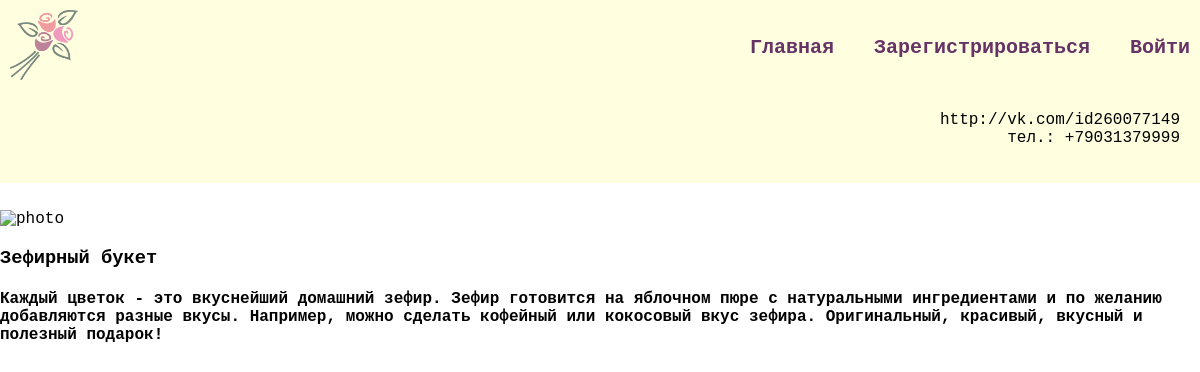
The app's page /home/1/ with its own data.
### sweets/models.py (models this page shows, shortened)
class Catalog(models.Model):
    title = models.CharField(max_length=100)
    picture = models.ImageField(upload_to='media/images/')
    description = models.TextField()
    price = models.IntegerField(null=False)
    date_completed = models.DateTimeField(null=True, blank=True)
    favourite = models.BooleanField(default=False)
    user = models.ForeignKey(User, on_delete=models.CASCADE)

### sweets/views.py (the view)
# urls.py: path('home/<str:pk>/', views.work, name='work'),
def work(request, pk):
    work_obj = Catalog.objects.get(id=pk)
    context = {'work': work_obj}
    return render(request, 'userpage/single-work.html', context)

### sweets/templates/userpage/single-work.html
{% extends 'userpage/base.html' %}
{% block content %}
<div class="block">
    <div class="single">
        <img class="singleWork" src="{{ work.image.url }}" alt="photo"/>
        <h3>{{ work.title }}</h3>
        <h4>{{ work.description }}</h4>
    </div>
</div>
{% endblock %}

### sweets/static/css/style.css (style rules this page uses)
body { font-family: 'Courier New', Courier, monospace, Verdana, Tahoma, sans-serif, sans-serif; padding: 0; margin: 0 auto; background-color: #FFF; }
.block { display: flex; flex-wrap: wrap; margin-bottom: 60px; }
.block img { max-width: 360px; }

### records on screen
Catalog: title "Зефирный букет", description "Каждый цветок - это вкуснейший домашний зефир. Зефир готовится на яблочном пюре с натуральными ингредиентами и по желанию добавляются разные вкусы. Например, можно сделать кофейный или кокосовый вкус зефира. Оригинальный, красивый, вкусный и полезный подарок!"
